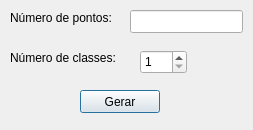
<?xml version="1.0" encoding="UTF-8"?>
<ui version="4.0">
 <class>GeracaoAleatorio</class>
 <widget class="QDialog" name="GeracaoAleatorio">
  <property name="geometry">
   <rect>
    <x>0</x>
    <y>0</y>
    <width>253</width>
    <height>130</height>
   </rect>
  </property>
  <property name="windowTitle">
   <string>Dialog</string>
  </property>
  <widget class="QLabel" name="label">
   <property name="geometry">
    <rect>
     <x>10</x>
     <y>10</y>
     <width>121</width>
     <height>16</height>
    </rect>
   </property>
   <property name="text">
    <string>Número de pontos:</string>
   </property>
  </widget>
  <widget class="QLineEdit" name="numero_pontos">
   <property name="geometry">
    <rect>
     <x>130</x>
     <y>10</y>
     <width>113</width>
     <height>23</height>
    </rect>
   </property>
  </widget>
  <widget class="QLabel" name="label_2">
   <property name="geometry">
    <rect>
     <x>10</x>
     <y>50</y>
     <width>131</width>
     <height>16</height>
    </rect>
   </property>
   <property name="text">
    <string>Número de classes: </string>
   </property>
  </widget>
  <widget class="QSpinBox" name="numero_classes">
   <property name="geometry">
    <rect>
     <x>140</x>
     <y>50</y>
     <width>47</width>
     <height>24</height>
    </rect>
   </property>
   <property name="minimum">
    <number>1</number>
   </property>
   <property name="maximum">
    <number>15</number>
   </property>
  </widget>
  <widget class="QPushButton" name="gerar_conjunto">
   <property name="geometry">
    <rect>
     <x>80</x>
     <y>90</y>
     <width>80</width>
     <height>23</height>
    </rect>
   </property>
   <property name="text">
    <string>Gerar</string>
   </property>
  </widget>
 </widget>
 <resources/>
 <connections>
  <connection>
   <sender>gerar_conjunto</sender>
   <signal>clicked()</signal>
   <receiver>GeracaoAleatorio</receiver>
   <slot>gerarConjunto()</slot>
   <hints>
    <hint type="sourcelabel">
     <x>127</x>
     <y>99</y>
    </hint>
    <hint type="destinationlabel">
     <x>193</x>
     <y>99</y>
    </hint>
   </hints>
  </connection>
 </connections>
 <slots>
  <slot>gerarConjunto()</slot>
 </slots>
</ui>
